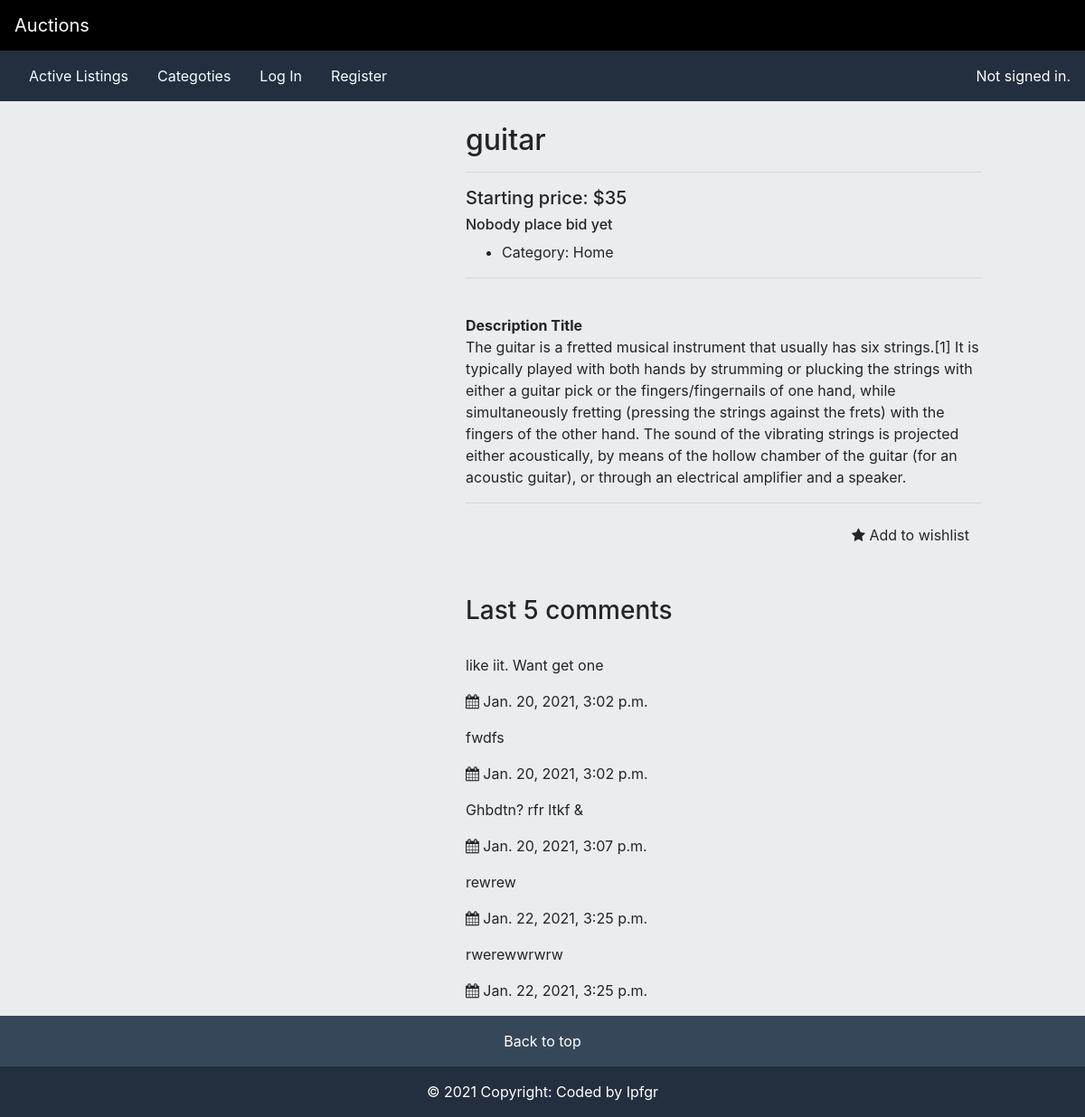
The app's page /product/guitar, older data.
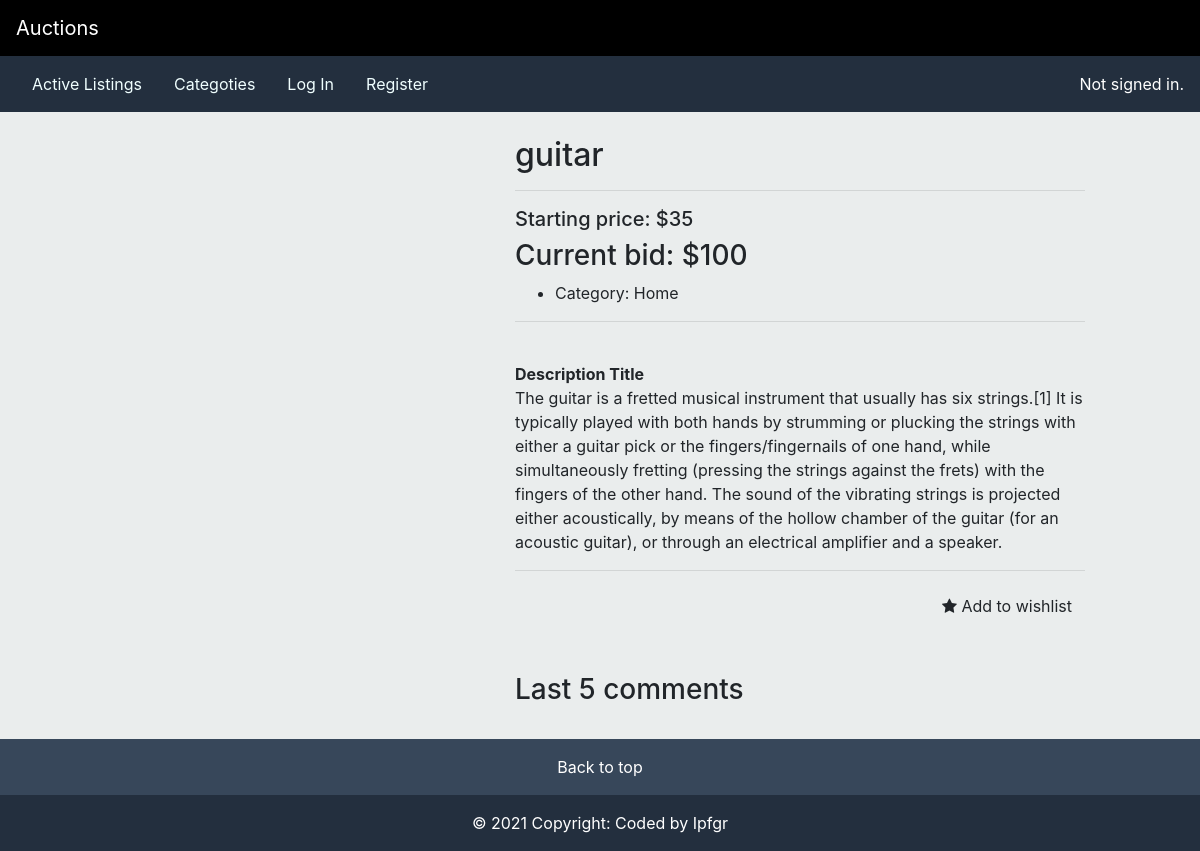
The same page, newer data.
### auctions/models.py (models this page shows, shortened)
class Comment(models.Model):
    title = models.ForeignKey(Product,on_delete=models.CASCADE ,related_name='commenttext',null=True)
    comment_text = models.TextField(max_length=392)
    post_date= models.DateTimeField(default=timezone.now())
    class Meta:
        ordering = ["post_date"]

### auctions/views.py (the view, shortened to what this page needs)
# urls.py: path("product", views.product, name="product"),
def product(request, id):
    id_var=id
    entry = Product.objects.get(title=id)
    close_button = 0
    current_bid = 0
    current_bid = (
        Bid.objects.filter(product_id=entry.auto_increment_id).order_by("id").last()
    )
    check_win=(Product.objects.filter(active=False, winner=request.user.username, title=id))
    wl = WatchListForUser.objects.filter(user=request.user.username, watchlist=id)
    if entry.author == request.user.username:
        close_button = 1
    else:
        close_button = 0
    if request.method == "GET":
        newcomment = request.GET.get("newcomment")
        currentuser = request.user.username
        cm = Comment.objects.filter(title_id=entry.auto_increment_id)
        if newcomment is not None:
            newc = Comment(title_id=entry.auto_increment_id, comment_text=newcomment)
            newc.save()
            return HttpResponseRedirect(id)
        context = {
            "id": entry.auto_increment_id,
            "title": entry.title,
            "descr": entry.description,
            "strbid": entry.startbid,
            "imgurl": entry.imgurl,
            "category": entry.category,
            "active": entry.active,
            "email": entry.email,
            "form": commentform,
            "comment_obj": cm[:5],
            "close_button": close_button,
            "watchlist":wl.exists(),
            "current_bid": current_bid.bid,
            "win":check_win.exists()
        }
        return render(request, "auctions/product.html", context)

### auctions/models.py (called while the page is built)
    def __str__(self):
        return self.categories

### auctions/templates/auctions/product.html (shortened to what this page needs)
{% extends "auctions/layout.html" %}
{% load static %}
{% block body %}
<div class="col-sm-12 col-md-12 col-lg-12">
    <div class="product-content product-wrap clearfix product-deatil">
        <div class="row">
            <div class="col-md-5 col-sm-12 col-xs-12">
                <div class="product-image">
                        <div class="carousel-inner">
                            <div class="item active">
                            </div>
                        </div>
                       </div>
            </div>
            <div class="col-md-6 col-md-offset-1 col-sm-12 col-xs-12">
                <h2 class="name">
                    {{title}}
                </h2>
                <hr />
                <div class="price-container">
                   <h5>Starting price: ${{strbid}}</h5>
                {%if current_bid > 0 %}
                    <h3>Current bid: ${{current_bid}}</h3>
                {%else%}
                    <h6>Nobody place bid yet</h6>
                {%endif%}
                </div>
                <div>
                    <ul>
                        <li>
                            </h5>Category: <span>{{category}}</span></h5>
                        </li>
                    </ul>
                </div>
                <hr />
                <div class="description description-tabs">
                    <div id="myTabContent" class="tab-content">
                            <br />
                            <strong>Description Title</strong>
                            <p>{{descr}}
                            </p>
                    </div>
                </div>
                <hr />
                <div class="row">
                    <div class="col-sm-12 col-md-6 col-lg-6" >
        </div>
                    <div class="col-sm-12 col-md-6 col-lg-6">
                        <div class="btn-group pull-right">
                        <form action={% url 'watchlist' %} method="POST">
                               {% if watchlist%}
                               <button type="submit" name="rm_watchlist" value="{{title}}" class="btn btn-white btn-default"><i class="fa fa-star"></i> Remove from wishlist</button>
                                {%else%}
                               <button type="submit" name="add_watchlist" value="{{title}}" class="btn btn-white btn-default"><i class="fa fa-star"></i> Add to wishlist</button>
                                {%endif%}
                        </form>
                        </div>
                    </div>
                </div>
                <br>
                <br>
                <h3>Last 5 comments</h3>
                <br />
                {%for comment in comment_obj %}
                <div class="media">
                    <div class="media-body">
                        <p>{{comment.comment_text}}</p>
                        <ul class="list-unstyled list-inline media-detail pull-left">
                            <li><i class="fa fa-calendar"></i> {{comment.post_date}}</li>
                        </ul>
                    </div>
                </div>
                {%endfor%}
            </div>
        </div>
    </div>
</div>
{% endblock %}

Row changes from the older to the newer data that the page shows:
removed Comment: comment_text "like iit. Want get one", post_date "Jan. 20, 2021, 3:02 p.m."
removed Comment: comment_text "fwdfs", post_date "Jan. 20, 2021, 3:02 p.m."
removed Comment: comment_text "Ghbdtn? rfr ltkf &", post_date "Jan. 20, 2021, 3:07 p.m."
removed Comment: comment_text "rewrew", post_date "Jan. 22, 2021, 3:25 p.m."
removed Comment: comment_text "rwerewwrwrw", post_date "Jan. 22, 2021, 3:25 p.m."
Text that changed along with them:
{{ current_bid }}: (not shown) → "100"
text no longer shown: "Nobody place bid yet"
text now shown: "Current bid: $"
